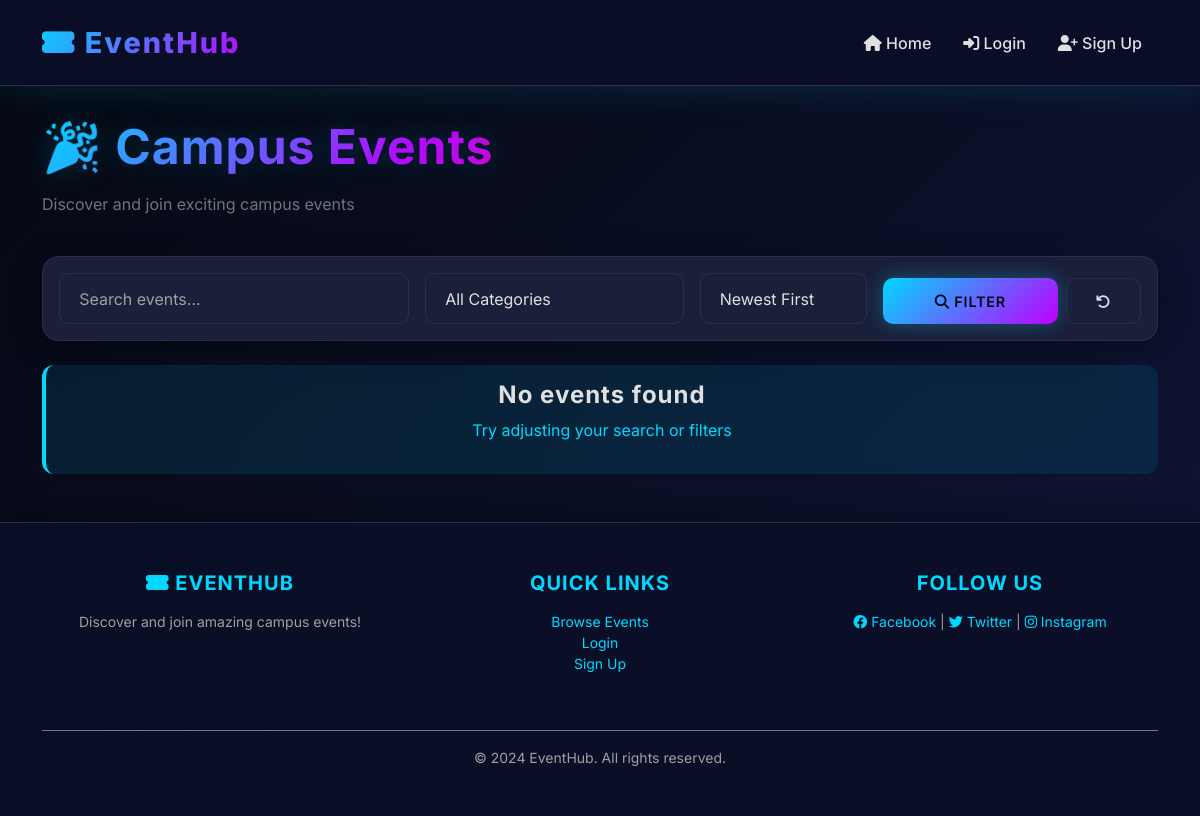
/, run on an earlier commit of the app's database.
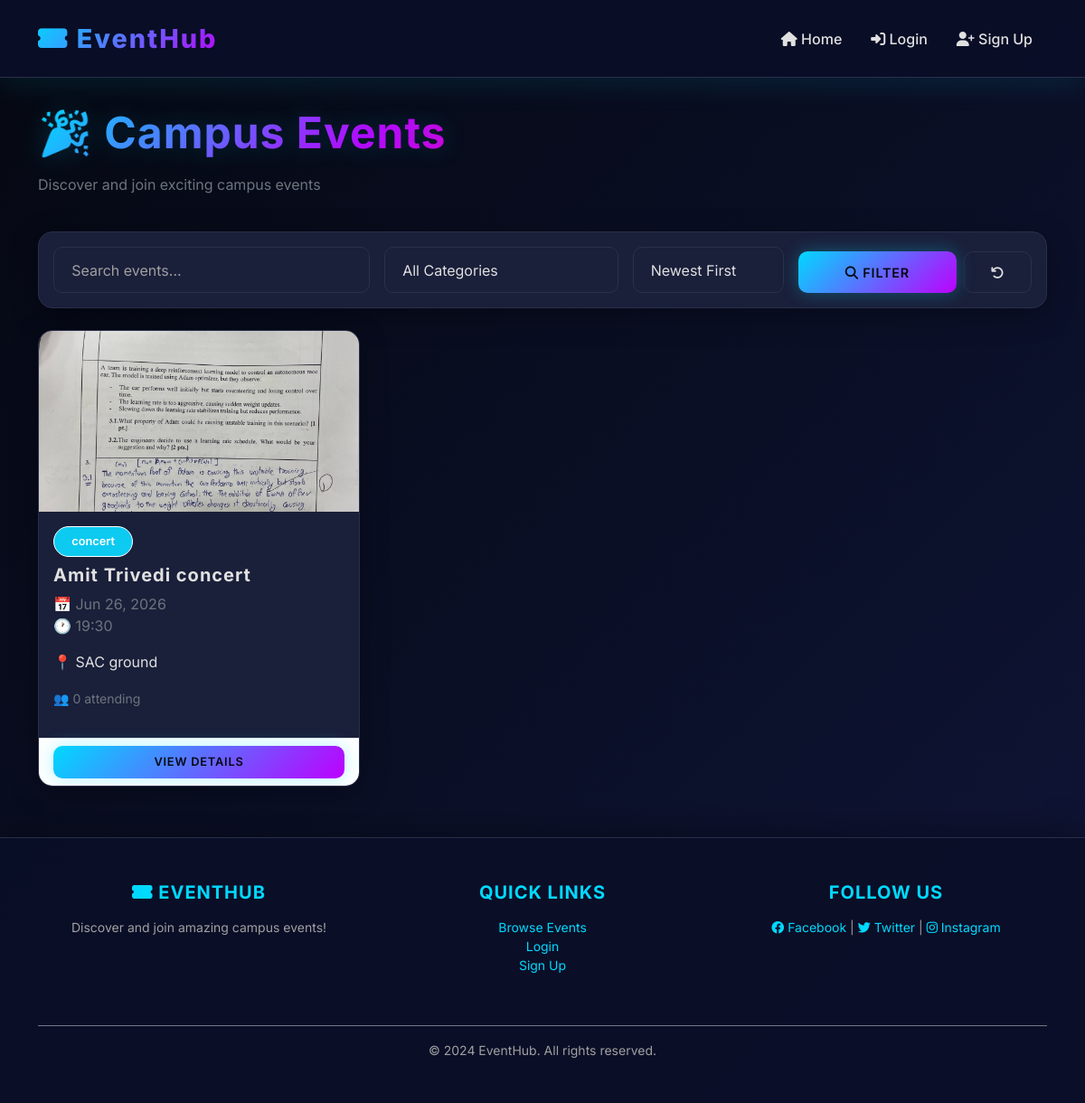
And on a later commit of the database.
### events/models.py (models this page shows, shortened)
class Event(models.Model):
    title = models.CharField(max_length=200)
    description = models.TextField()
    category = models.ForeignKey(
        EventCategory,
        on_delete=models.SET_NULL,
        null=True,
        blank=True
    )
    creator = models.ForeignKey(
        User,
        on_delete=models.CASCADE,
        related_name='created_events'
    )
    date = models.DateField()
    time = models.TimeField()
    duration_hours = models.IntegerField(default=1)
    location = models.CharField(max_length=300)
    max_attendees = models.IntegerField(
        default=0,
        help_text="0 means unlimited"
    )
    cover_image = models.ImageField(
        upload_to='event_images/',
        blank=True,
        null=True
    )
    STATUS_CHOICES = [
        ('upcoming', 'Upcoming'),
        ('ongoing', 'Ongoing'),
        ('completed', 'Completed'),
        ('cancelled', 'Cancelled'),
    ]
    status = models.CharField(
        max_length=20,
        choices=STATUS_CHOICES,
        default='upcoming'
    )
    attendees = models.ManyToManyField(
        User,
        through='Attendance',
        related_name='attending_events',
        blank=True
    )
    created_at = models.DateTimeField(auto_now_add=True)
    updated_at = models.DateTimeField(auto_now=True)
    def attendees_count(self):
        return self.attendees.count()
    class Meta:
        ordering = ['-date']  # Show newest events first
        indexes = [
            models.Index(fields=['date']),
            models.Index(fields=['category']),
        ]
        permissions = [
            ('can_create_event', 'Can create new events'),
        ]

class EventCategory(models.Model):
    name = models.CharField(max_length=100, unique=True)
    description = models.TextField(blank=True, null=True)
    icon = models.CharField(max_length=50, default="📌")
    created_at = models.DateTimeField(auto_now_add=True)
    class Meta:
        verbose_name_plural = "Categories"

### events/views.py (the view)
# urls.py: path('', views.home, name='home'),
def home(request):
    search_query = request.GET.get('search', '')
    category_id = request.GET.get('category', '')
    sort_by = request.GET.get('sort', '-date')
    events = Event.objects.all()
    if search_query:
        events = events.filter(
            Q(title__icontains=search_query) |
            Q(description__icontains=search_query) |
            Q(category__name__icontains=search_query)
        ).distinct()
    if category_id:
        events = events.filter(category_id=category_id)
    if sort_by in ['date', '-date', 'title']:
        events = events.order_by(sort_by)
    for event in events:
        if event.max_attendees > 0:
            event.percentage = (event.attendees_count() / event.max_attendees) * 100
        else:
            event.percentage = 0
    categories = EventCategory.objects.all()
    context = {
        'events': events,
        'categories': categories,
        'search_query': search_query,
        'selected_category': category_id,
        'selected_sort': sort_by,
    }
    return render(request, 'events/home.html', context)

### events/templates/events/home.html (shortened to what this page needs)
{% extends 'base.html' %}
{% block content %}
<div class="row mb-4">
    <div class="col-md-8">
        <h1>🎉 Campus Events</h1>
        <p class="text-muted">Discover and join exciting campus events</p>
    </div>
</div>
<div class="card mb-4">
    <div class="card-body">
        <form method="GET" class="row g-3 align-items-end">
            <div class="col-md-4">
                <input
                    type="text"
                    name="search"
                    class="form-control"
                    placeholder="Search events..."
                    value="{{ search_query }}"
                >
            </div>
            <div class="col-md-3">
                <select name="category" class="form-select">
                    <option value="">All Categories</option>
                </select>
            </div>
            <div class="col-md-2">
                <select name="sort" class="form-select">
                    <option value="-date" {% if selected_sort == '-date' %}selected{% endif %}>Newest First</option>
                </select>
            </div>
            <div class="col-md-3 d-flex gap-2">
                <button type="submit" class="btn btn-primary flex-grow-1">
                    <i class="fas fa-search"></i> Filter
                </button>
                <a href="{% url 'home' %}" class="btn btn-outline-secondary">
                    <i class="fas fa-undo"></i>
                </a>
            </div>
        </form>
    </div>
</div>
<div class="row">
    {% if events %}
        {% for event in events %}
            <div class="col-md-4 mb-4">
                <div class="card event-card h-100">
                    {% if event.cover_image %}
                        <img
                            src="{{ event.cover_image.url }}"
                            class="card-img-top"
                            alt="{{ event.title }}"
                            style="height: 200px; object-fit: cover;"
                        >
                    {% endif %}
                    <div class="card-body">
                        <span class="badge bg-info mb-2">
                            {{ event.category.name }}
                        </span>
                        <h5 class="card-title">{{ event.title }}</h5>
                        <p class="card-text text-muted">
                            📅 {{ event.date|date:"M d, Y" }}<br>
                            🕐 {{ event.time|time:"H:i" }}
                        </p>
                        <p class="card-text">
                            📍 {{ event.location }}
                        </p>
                        <div class="mb-3">
                            <small class="text-muted">
                                👥 {{ event.attendees_count }}
                                attending
                            </small>
                        </div>
                    </div>
                    <div class="card-footer bg-white">
                        <a
                            href="{% url 'event_detail' event.id %}"
                            class="btn btn-sm btn-primary w-100"
                        >
                            View Details
                        </a>
                    </div>
                </div>
            </div>
        {% endfor %}
    {% else %}
        <div class="col-12">
            <div class="alert alert-info text-center">
                <h4>No events found</h4>
                <p>Try adjusting your search or filters</p>
            </div>
        </div>
    {% endif %}
</div>
{% endblock %}

What changed in the data, as far as the page shows it:
added Event: cover_image (picture), category.name "concert", title "Amit Trivedi concert", date "Jun 26, 2026", time "19:30", location "SAC ground", attendees_count "0"
Also different on the page:
text no longer shown: "No events found Try adjusting your search or filters"
